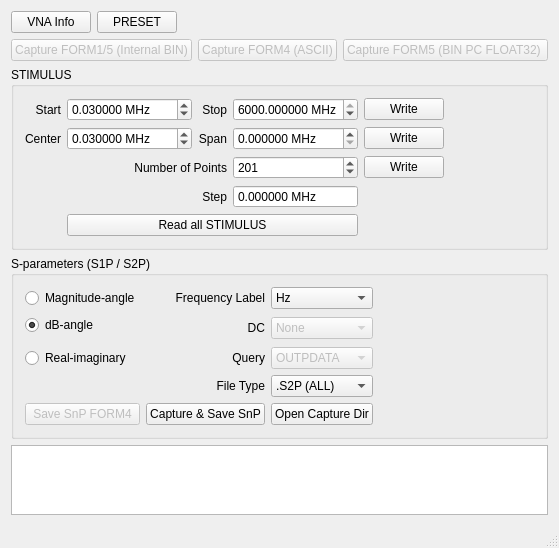
<?xml version="1.0" encoding="UTF-8"?>
<ui version="4.0">
 <class>MainWindow</class>
 <widget class="QMainWindow" name="MainWindow">
  <property name="geometry">
   <rect>
    <x>0</x>
    <y>0</y>
    <width>511</width>
    <height>516</height>
   </rect>
  </property>
  <property name="sizePolicy">
   <sizepolicy hsizetype="Preferred" vsizetype="Preferred">
    <horstretch>0</horstretch>
    <verstretch>0</verstretch>
   </sizepolicy>
  </property>
  <property name="windowTitle">
   <string/>
  </property>
  <widget class="QWidget" name="centralWidget">
   <layout class="QGridLayout" name="gridLayout_5">
    <item row="2" column="0">
     <widget class="QGroupBox" name="groupBox_2">
      <property name="title">
       <string>STIMULUS</string>
      </property>
      <layout class="QGridLayout" name="gridLayout_4">
       <item row="0" column="1">
        <layout class="QGridLayout" name="gridLayout_3">
         <item row="2" column="3">
          <widget class="QDoubleSpinBox" name="doubleSpinBox_Span">
           <property name="correctionMode">
            <enum>QAbstractSpinBox::CorrectToNearestValue</enum>
           </property>
           <property name="suffix">
            <string> MHz</string>
           </property>
           <property name="decimals">
            <number>6</number>
           </property>
           <property name="maximum">
            <double>6000.000000000000000</double>
           </property>
          </widget>
         </item>
         <item row="3" column="3">
          <widget class="QSpinBox" name="spinBox_NbPoints">
           <property name="minimum">
            <number>3</number>
           </property>
           <property name="maximum">
            <number>1601</number>
           </property>
           <property name="singleStep">
            <number>1</number>
           </property>
           <property name="value">
            <number>201</number>
           </property>
          </widget>
         </item>
         <item row="5" column="3">
          <widget class="QDoubleSpinBox" name="doubleSpinBox_Step">
           <property name="readOnly">
            <bool>true</bool>
           </property>
           <property name="buttonSymbols">
            <enum>QAbstractSpinBox::NoButtons</enum>
           </property>
           <property name="correctionMode">
            <enum>QAbstractSpinBox::CorrectToPreviousValue</enum>
           </property>
           <property name="suffix">
            <string> MHz</string>
           </property>
           <property name="decimals">
            <number>6</number>
           </property>
           <property name="maximum">
            <double>6000.000000000000000</double>
           </property>
          </widget>
         </item>
         <item row="2" column="1">
          <widget class="QDoubleSpinBox" name="doubleSpinBox_Center">
           <property name="correctionMode">
            <enum>QAbstractSpinBox::CorrectToNearestValue</enum>
           </property>
           <property name="suffix">
            <string> MHz</string>
           </property>
           <property name="decimals">
            <number>6</number>
           </property>
           <property name="minimum">
            <double>0.010000000000000</double>
           </property>
           <property name="maximum">
            <double>6000.000000000000000</double>
           </property>
           <property name="value">
            <double>0.030000000000000</double>
           </property>
          </widget>
         </item>
         <item row="2" column="0">
          <widget class="QLabel" name="label_8">
           <property name="sizePolicy">
            <sizepolicy hsizetype="Minimum" vsizetype="Preferred">
             <horstretch>0</horstretch>
             <verstretch>0</verstretch>
            </sizepolicy>
           </property>
           <property name="maximumSize">
            <size>
             <width>200</width>
             <height>16777215</height>
            </size>
           </property>
           <property name="text">
            <string>Center</string>
           </property>
           <property name="alignment">
            <set>Qt::AlignRight|Qt::AlignTrailing|Qt::AlignVCenter</set>
           </property>
          </widget>
         </item>
         <item row="1" column="4">
          <widget class="QPushButton" name="pushButton_START_STOP_WRITE">
           <property name="text">
            <string>Write</string>
           </property>
          </widget>
         </item>
         <item row="2" column="4">
          <widget class="QPushButton" name="pushButton_CENTER_SPAN_WRITE">
           <property name="text">
            <string>Write</string>
           </property>
          </widget>
         </item>
         <item row="5" column="2">
          <widget class="QLabel" name="label_10">
           <property name="sizePolicy">
            <sizepolicy hsizetype="Minimum" vsizetype="Preferred">
             <horstretch>0</horstretch>
             <verstretch>0</verstretch>
            </sizepolicy>
           </property>
           <property name="maximumSize">
            <size>
             <width>200</width>
             <height>16777215</height>
            </size>
           </property>
           <property name="text">
            <string>Step</string>
           </property>
           <property name="alignment">
            <set>Qt::AlignRight|Qt::AlignTrailing|Qt::AlignVCenter</set>
           </property>
          </widget>
         </item>
         <item row="2" column="2">
          <widget class="QLabel" name="label_7">
           <property name="sizePolicy">
            <sizepolicy hsizetype="Minimum" vsizetype="Preferred">
             <horstretch>0</horstretch>
             <verstretch>0</verstretch>
            </sizepolicy>
           </property>
           <property name="maximumSize">
            <size>
             <width>200</width>
             <height>16777215</height>
            </size>
           </property>
           <property name="text">
            <string>Span</string>
           </property>
           <property name="alignment">
            <set>Qt::AlignRight|Qt::AlignTrailing|Qt::AlignVCenter</set>
           </property>
          </widget>
         </item>
         <item row="3" column="1" colspan="2">
          <widget class="QLabel" name="label_9">
           <property name="sizePolicy">
            <sizepolicy hsizetype="Minimum" vsizetype="Preferred">
             <horstretch>0</horstretch>
             <verstretch>0</verstretch>
            </sizepolicy>
           </property>
           <property name="maximumSize">
            <size>
             <width>200</width>
             <height>16777215</height>
            </size>
           </property>
           <property name="text">
            <string>Number of Points</string>
           </property>
           <property name="alignment">
            <set>Qt::AlignRight|Qt::AlignTrailing|Qt::AlignVCenter</set>
           </property>
          </widget>
         </item>
         <item row="1" column="1">
          <widget class="QDoubleSpinBox" name="doubleSpinBox_Start">
           <property name="wrapping">
            <bool>false</bool>
           </property>
           <property name="correctionMode">
            <enum>QAbstractSpinBox::CorrectToNearestValue</enum>
           </property>
           <property name="suffix">
            <string> MHz</string>
           </property>
           <property name="decimals">
            <number>6</number>
           </property>
           <property name="minimum">
            <double>0.010000000000000</double>
           </property>
           <property name="maximum">
            <double>6000.000000000000000</double>
           </property>
           <property name="value">
            <double>0.030000000000000</double>
           </property>
          </widget>
         </item>
         <item row="1" column="3">
          <widget class="QDoubleSpinBox" name="doubleSpinBox_Stop">
           <property name="correctionMode">
            <enum>QAbstractSpinBox::CorrectToNearestValue</enum>
           </property>
           <property name="suffix">
            <string> MHz</string>
           </property>
           <property name="decimals">
            <number>6</number>
           </property>
           <property name="minimum">
            <double>0.010000000000000</double>
           </property>
           <property name="maximum">
            <double>6000.000000000000000</double>
           </property>
           <property name="value">
            <double>6000.000000000000000</double>
           </property>
          </widget>
         </item>
         <item row="1" column="2">
          <widget class="QLabel" name="label_6">
           <property name="sizePolicy">
            <sizepolicy hsizetype="Minimum" vsizetype="Preferred">
             <horstretch>0</horstretch>
             <verstretch>0</verstretch>
            </sizepolicy>
           </property>
           <property name="maximumSize">
            <size>
             <width>200</width>
             <height>16777215</height>
            </size>
           </property>
           <property name="text">
            <string>Stop</string>
           </property>
           <property name="alignment">
            <set>Qt::AlignRight|Qt::AlignTrailing|Qt::AlignVCenter</set>
           </property>
          </widget>
         </item>
         <item row="3" column="4">
          <widget class="QPushButton" name="pushButton_NB_POINTS_WRITE">
           <property name="text">
            <string>Write</string>
           </property>
          </widget>
         </item>
         <item row="1" column="5">
          <spacer name="horizontalSpacer_3">
           <property name="orientation">
            <enum>Qt::Horizontal</enum>
           </property>
           <property name="sizeHint" stdset="0">
            <size>
             <width>40</width>
             <height>20</height>
            </size>
           </property>
          </spacer>
         </item>
         <item row="1" column="0">
          <widget class="QLabel" name="label_5">
           <property name="sizePolicy">
            <sizepolicy hsizetype="Minimum" vsizetype="Preferred">
             <horstretch>0</horstretch>
             <verstretch>0</verstretch>
            </sizepolicy>
           </property>
           <property name="maximumSize">
            <size>
             <width>200</width>
             <height>16777215</height>
            </size>
           </property>
           <property name="text">
            <string>Start</string>
           </property>
           <property name="alignment">
            <set>Qt::AlignRight|Qt::AlignTrailing|Qt::AlignVCenter</set>
           </property>
          </widget>
         </item>
         <item row="7" column="1" colspan="3">
          <widget class="QPushButton" name="pushButton_STIMULUS_READ">
           <property name="text">
            <string>Read all STIMULUS</string>
           </property>
          </widget>
         </item>
        </layout>
       </item>
      </layout>
     </widget>
    </item>
    <item row="1" column="0">
     <layout class="QHBoxLayout" name="horizontalLayout">
      <item>
       <widget class="QPushButton" name="pushButtonFORM1">
        <property name="enabled">
         <bool>false</bool>
        </property>
        <property name="text">
         <string>Capture FORM1/5 (Internal BIN)</string>
        </property>
       </widget>
      </item>
      <item>
       <widget class="QPushButton" name="pushButtonFORM4">
        <property name="enabled">
         <bool>false</bool>
        </property>
        <property name="text">
         <string>Capture FORM4 (ASCII)</string>
        </property>
       </widget>
      </item>
      <item>
       <widget class="QPushButton" name="pushButtonFORM5">
        <property name="enabled">
         <bool>false</bool>
        </property>
        <property name="text">
         <string>Capture FORM5 (BIN PC FLOAT32) </string>
        </property>
       </widget>
      </item>
     </layout>
    </item>
    <item row="4" column="0">
     <widget class="QPlainTextEdit" name="plainTextEdit">
      <property name="maximumBlockCount">
       <number>1000</number>
      </property>
     </widget>
    </item>
    <item row="0" column="0">
     <layout class="QGridLayout" name="gridLayout">
      <property name="sizeConstraint">
       <enum>QLayout::SetDefaultConstraint</enum>
      </property>
      <item row="0" column="0">
       <widget class="QPushButton" name="pushButtonGPIBINFO">
        <property name="text">
         <string>VNA Info</string>
        </property>
       </widget>
      </item>
      <item row="0" column="1">
       <widget class="QPushButton" name="pushButtonPRESET">
        <property name="text">
         <string>PRESET</string>
        </property>
       </widget>
      </item>
      <item row="0" column="2">
       <spacer name="horizontalSpacer_2">
        <property name="orientation">
         <enum>Qt::Horizontal</enum>
        </property>
        <property name="sizeHint" stdset="0">
         <size>
          <width>40</width>
          <height>20</height>
         </size>
        </property>
       </spacer>
      </item>
     </layout>
    </item>
    <item row="3" column="0">
     <widget class="QGroupBox" name="groupBox">
      <property name="title">
       <string>S-parameters (S1P / S2P)</string>
      </property>
      <layout class="QVBoxLayout" name="verticalLayout">
       <item>
        <layout class="QGridLayout" name="gridLayout_2">
         <item row="4" column="1">
          <widget class="QLabel" name="label_4">
           <property name="sizePolicy">
            <sizepolicy hsizetype="Minimum" vsizetype="Preferred">
             <horstretch>0</horstretch>
             <verstretch>0</verstretch>
            </sizepolicy>
           </property>
           <property name="text">
            <string>File Type</string>
           </property>
           <property name="alignment">
            <set>Qt::AlignRight|Qt::AlignTrailing|Qt::AlignVCenter</set>
           </property>
          </widget>
         </item>
         <item row="0" column="0">
          <widget class="QRadioButton" name="radioButtonSnP_MA">
           <property name="sizePolicy">
            <sizepolicy hsizetype="Minimum" vsizetype="Fixed">
             <horstretch>0</horstretch>
             <verstretch>0</verstretch>
            </sizepolicy>
           </property>
           <property name="maximumSize">
            <size>
             <width>16777215</width>
             <height>16777215</height>
            </size>
           </property>
           <property name="text">
            <string>Magnitude-angle</string>
           </property>
           <property name="checked">
            <bool>false</bool>
           </property>
           <attribute name="buttonGroup">
            <string notr="true">buttonGroup</string>
           </attribute>
          </widget>
         </item>
         <item row="3" column="0">
          <widget class="QRadioButton" name="radioButtonSnP_RI">
           <property name="sizePolicy">
            <sizepolicy hsizetype="Minimum" vsizetype="Fixed">
             <horstretch>0</horstretch>
             <verstretch>0</verstretch>
            </sizepolicy>
           </property>
           <property name="maximumSize">
            <size>
             <width>200</width>
             <height>16777215</height>
            </size>
           </property>
           <property name="text">
            <string>Real-imaginary</string>
           </property>
           <property name="checked">
            <bool>false</bool>
           </property>
           <attribute name="buttonGroup">
            <string notr="true">buttonGroup</string>
           </attribute>
          </widget>
         </item>
         <item row="1" column="3" rowspan="2">
          <widget class="QComboBox" name="comboBoxSnP_DC">
           <property name="enabled">
            <bool>false</bool>
           </property>
           <item>
            <property name="text">
             <string>None</string>
            </property>
           </item>
           <item>
            <property name="text">
             <string>Unity mag</string>
            </property>
           </item>
          </widget>
         </item>
         <item row="1" column="0">
          <widget class="QRadioButton" name="radioButtonSnP_DB">
           <property name="enabled">
            <bool>true</bool>
           </property>
           <property name="sizePolicy">
            <sizepolicy hsizetype="Minimum" vsizetype="Fixed">
             <horstretch>0</horstretch>
             <verstretch>0</verstretch>
            </sizepolicy>
           </property>
           <property name="maximumSize">
            <size>
             <width>200</width>
             <height>16777215</height>
            </size>
           </property>
           <property name="text">
            <string>dB-angle</string>
           </property>
           <property name="checked">
            <bool>true</bool>
           </property>
           <attribute name="buttonGroup">
            <string notr="true">buttonGroup</string>
           </attribute>
          </widget>
         </item>
         <item row="0" column="1">
          <widget class="QLabel" name="label">
           <property name="sizePolicy">
            <sizepolicy hsizetype="Minimum" vsizetype="Preferred">
             <horstretch>0</horstretch>
             <verstretch>0</verstretch>
            </sizepolicy>
           </property>
           <property name="maximumSize">
            <size>
             <width>200</width>
             <height>16777215</height>
            </size>
           </property>
           <property name="text">
            <string>Frequency Label</string>
           </property>
           <property name="alignment">
            <set>Qt::AlignRight|Qt::AlignTrailing|Qt::AlignVCenter</set>
           </property>
          </widget>
         </item>
         <item row="1" column="1" rowspan="2">
          <widget class="QLabel" name="label_2">
           <property name="sizePolicy">
            <sizepolicy hsizetype="Minimum" vsizetype="Preferred">
             <horstretch>0</horstretch>
             <verstretch>0</verstretch>
            </sizepolicy>
           </property>
           <property name="maximumSize">
            <size>
             <width>200</width>
             <height>16777215</height>
            </size>
           </property>
           <property name="text">
            <string>DC</string>
           </property>
           <property name="alignment">
            <set>Qt::AlignRight|Qt::AlignTrailing|Qt::AlignVCenter</set>
           </property>
          </widget>
         </item>
         <item row="6" column="3">
          <widget class="QPushButton" name="pushButton_OpenCaptureDir">
           <property name="text">
            <string>Open Capture Dir</string>
           </property>
          </widget>
         </item>
         <item row="4" column="3">
          <widget class="QComboBox" name="comboBoxSnP_FileType">
           <item>
            <property name="text">
             <string>.S2P (ALL)</string>
            </property>
           </item>
           <item>
            <property name="text">
             <string>.S1P (S11)</string>
            </property>
           </item>
           <item>
            <property name="text">
             <string>.S1P (S21)</string>
            </property>
           </item>
           <item>
            <property name="text">
             <string>.S1P (S22)</string>
            </property>
           </item>
          </widget>
         </item>
         <item row="3" column="1">
          <widget class="QLabel" name="label_3">
           <property name="sizePolicy">
            <sizepolicy hsizetype="Minimum" vsizetype="Preferred">
             <horstretch>0</horstretch>
             <verstretch>0</verstretch>
            </sizepolicy>
           </property>
           <property name="maximumSize">
            <size>
             <width>200</width>
             <height>16777215</height>
            </size>
           </property>
           <property name="text">
            <string>Query</string>
           </property>
           <property name="alignment">
            <set>Qt::AlignRight|Qt::AlignTrailing|Qt::AlignVCenter</set>
           </property>
          </widget>
         </item>
         <item row="0" column="3">
          <widget class="QComboBox" name="comboBoxSnP_Freq">
           <property name="currentText">
            <string>Hz</string>
           </property>
           <item>
            <property name="text">
             <string>Hz</string>
            </property>
           </item>
           <item>
            <property name="text">
             <string>kHz</string>
            </property>
           </item>
           <item>
            <property name="text">
             <string>MHz</string>
            </property>
           </item>
           <item>
            <property name="text">
             <string>GHz</string>
            </property>
           </item>
          </widget>
         </item>
         <item row="0" column="4">
          <spacer name="horizontalSpacer">
           <property name="orientation">
            <enum>Qt::Horizontal</enum>
           </property>
           <property name="sizeHint" stdset="0">
            <size>
             <width>40</width>
             <height>20</height>
            </size>
           </property>
          </spacer>
         </item>
         <item row="3" column="3">
          <widget class="QComboBox" name="comboBoxSnP_Query">
           <property name="enabled">
            <bool>false</bool>
           </property>
           <item>
            <property name="text">
             <string>OUTPDATA</string>
            </property>
           </item>
           <item>
            <property name="text">
             <string>OUTPFORM</string>
            </property>
           </item>
          </widget>
         </item>
         <item row="6" column="0">
          <widget class="QPushButton" name="pushButtonSnP_FORM4">
           <property name="enabled">
            <bool>false</bool>
           </property>
           <property name="text">
            <string>Save SnP FORM4</string>
           </property>
          </widget>
         </item>
         <item row="6" column="1">
          <widget class="QPushButton" name="pushButtonSnP_FORM1">
           <property name="text">
            <string>Capture &amp;&amp; Save SnP</string>
           </property>
          </widget>
         </item>
        </layout>
       </item>
      </layout>
     </widget>
    </item>
   </layout>
  </widget>
  <widget class="QStatusBar" name="statusBar"/>
 </widget>
 <layoutdefault spacing="6" margin="11"/>
 <resources/>
 <connections/>
 <buttongroups>
  <buttongroup name="buttonGroup"/>
 </buttongroups>
</ui>
